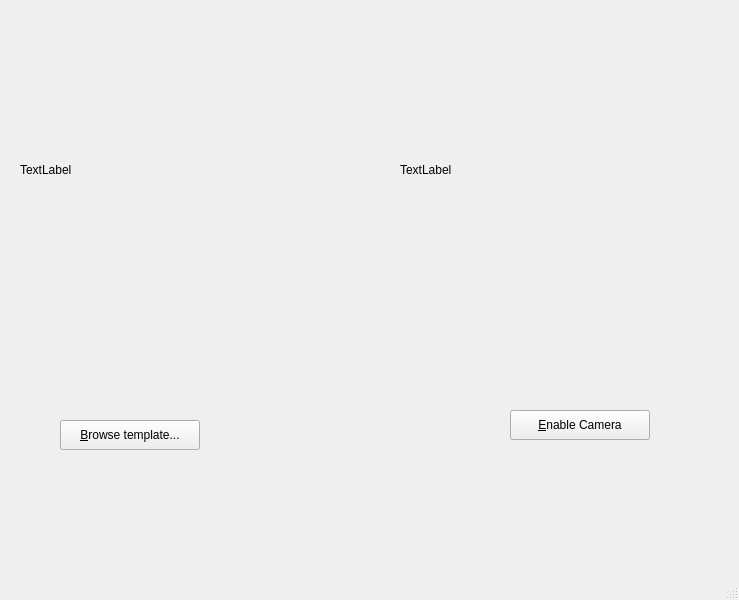
<?xml version="1.0" encoding="UTF-8"?>
<ui version="4.0">
 <class>MainWindow</class>
 <widget class="QMainWindow" name="MainWindow">
  <property name="geometry">
   <rect>
    <x>0</x>
    <y>0</y>
    <width>739</width>
    <height>600</height>
   </rect>
  </property>
  <property name="windowTitle">
   <string>SIFT Demo</string>
  </property>
  <widget class="QWidget" name="centralwidget">
   <widget class="QPushButton" name="browse_button">
    <property name="enabled">
     <bool>true</bool>
    </property>
    <property name="geometry">
     <rect>
      <x>60</x>
      <y>420</y>
      <width>140</width>
      <height>30</height>
     </rect>
    </property>
    <property name="text">
     <string>&amp;Browse template...</string>
    </property>
   </widget>
   <widget class="QPushButton" name="toggle_cam_button">
    <property name="geometry">
     <rect>
      <x>510</x>
      <y>410</y>
      <width>140</width>
      <height>30</height>
     </rect>
    </property>
    <property name="text">
     <string>&amp;Enable Camera</string>
    </property>
   </widget>
   <widget class="QLabel" name="template_label">
    <property name="geometry">
     <rect>
      <x>20</x>
      <y>50</y>
      <width>320</width>
      <height>240</height>
     </rect>
    </property>
    <property name="text">
     <string>TextLabel</string>
    </property>
   </widget>
   <widget class="QLabel" name="live_image_label">
    <property name="geometry">
     <rect>
      <x>400</x>
      <y>50</y>
      <width>320</width>
      <height>240</height>
     </rect>
    </property>
    <property name="text">
     <string>TextLabel</string>
    </property>
   </widget>
  </widget>
  <widget class="QMenuBar" name="menubar">
   <property name="geometry">
    <rect>
     <x>0</x>
     <y>0</y>
     <width>739</width>
     <height>22</height>
    </rect>
   </property>
  </widget>
  <widget class="QStatusBar" name="statusbar"/>
 </widget>
 <resources/>
 <connections/>
</ui>
